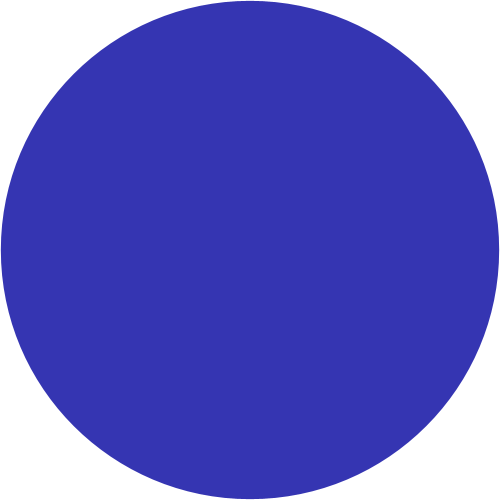
Frame 1 (no input)
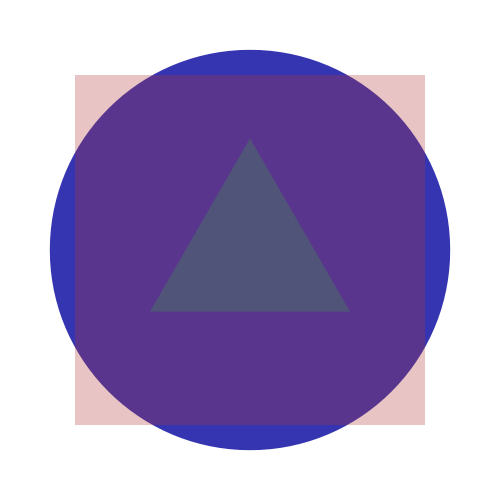
Frame 60 (the mouse pressed at the canvas centre just before this capture)
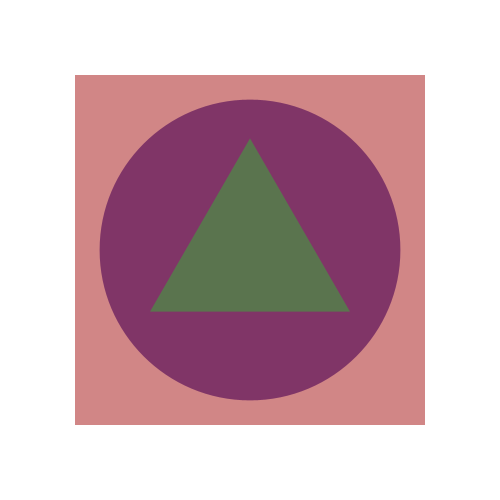
Frame 120 (the mouse held since frame 60 and released just before this capture)

The Processing sketch that drew these frames (run headless with seeded random() and noise(); from frame 60 on, the mouse is pressed at the canvas centre):

// Processing sketch: processing_360
// ── processing_360.pde

int i = 1;
int j = 1;
int k = 1;

void setup() {
  colorMode(HSB, 360, 100, 100);
  size(500, 500);
  smooth();
  rectMode(CENTER);
  noStroke();
  
}

void draw() {
 
  background(255, 0, 100);
  
  blinkingCircle(i);
  
  emergingSquare(j);
  
  emergingTriangle(k);
  
  i++;
  j++;
  k++;
  if(i > 600) {
    i = 1;
  }
  if(j > 400) {
    j = 1;
  }
  if(k > 580) {
    k = 1;
  }
  
}

void blinkingCircle(int i) {
  fill(240, 70, 70, 255);
  if(i < 300) {
       
    ellipse(250, 250, 500 - (i * 1.66), 500 - (i * 1.66));
  }
  if(i >= 300) {
    
    ellipse(250, 250, (i - 300) * 1.66, (i - 300) * 1.66);
  } 
}

void emergingSquare(int j) {
  if(j < 200) {
    fill(0, 70, 70, map(j, 1, 199, 0, 255));
    rect(250, 250, 350, 350);
  }
  if(j >= 200) {
    fill(0, 70, 70, 255 - (map(j, 200, 400, 0, 255)));
    rect(250, 250, 350, 350);
  } 
  
}

void emergingTriangle(int k) {
  if(k < 240) {
    fill(120, 70, 70, map(k, 1, 239, 0, 255));
    eqTri(250, 225, 200, 0);
  }
  if(k >= 240) {
    fill(120, 70, 70, 255 - (map(k, 240, 580, 0, 255)));
    eqTri(250, 225, 200, 0);
  }
} 
     
void eqTri(float x, float y, float lineLength, int orientation) {
  float half = lineLength/2;
  float middleLine = sqrt(sq(lineLength) - sq(half));
  float halfMiddleLine = middleLine/2;
  
  if(orientation == 0) {
    triangle(x, y - halfMiddleLine, x - half, y + halfMiddleLine, x + half, y + halfMiddleLine);
  }
  if(orientation == 1) {
    triangle(x, y + halfMiddleLine, x - half, y - halfMiddleLine, x + half, y - halfMiddleLine);
  }
  if(orientation == 2) {
    triangle(x - halfMiddleLine, y, x + halfMiddleLine, y - halfMiddleLine, x + halfMiddleLine, y + halfMiddleLine);
  }
  if(orientation == 3) {
    triangle(x + halfMiddleLine, y, x - halfMiddleLine, y - halfMiddleLine, x - halfMiddleLine, y + halfMiddleLine);
  }  
}  
  
